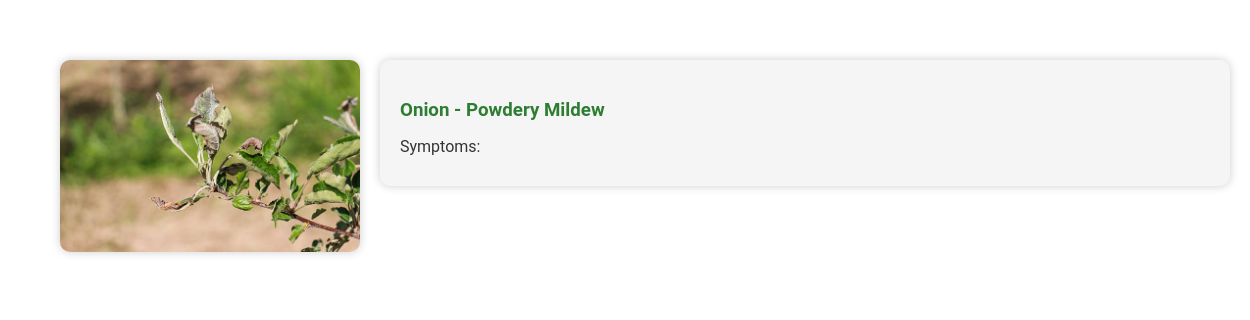
/disease_info/101 (signed in), run on an earlier commit of the app's database.
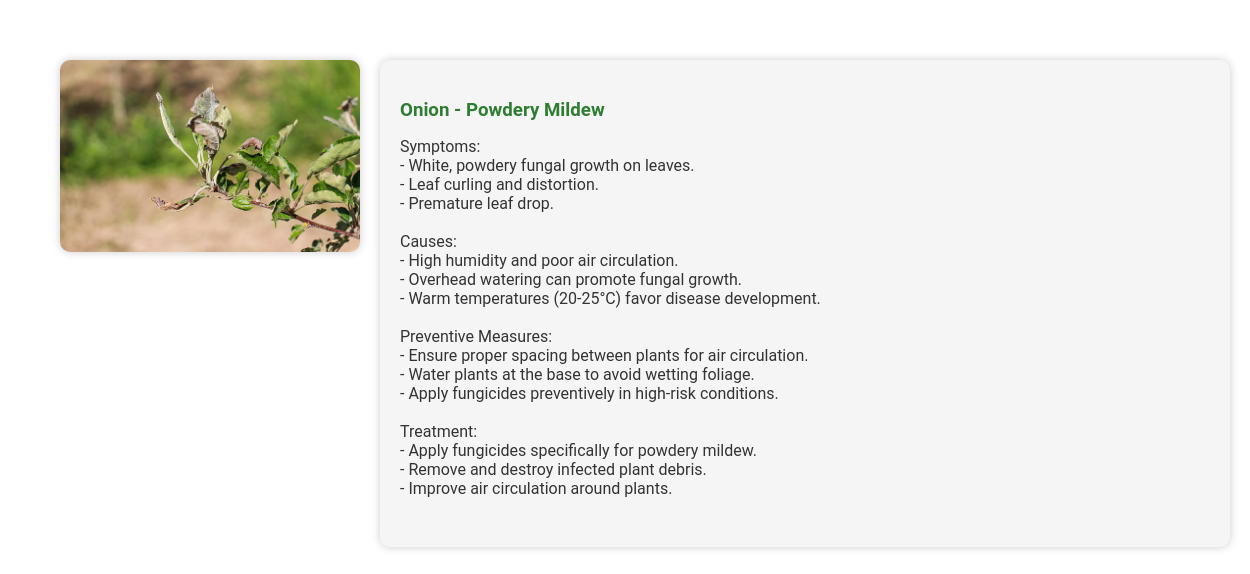
And on a later commit of the database.
### app.py (models this page shows)
class Disease(db.Model):
    id = db.Column(db.Integer, primary_key=True)
    plant_id = db.Column(db.Integer, db.ForeignKey('plant.id'), nullable=False)
    name = db.Column(db.String(100), nullable=False)
    description = db.Column(db.Text, nullable=False)
    stage = db.Column(db.String(50), nullable=False)

### app.py (the view)
@app.route('/disease_info/<int:disease_id>', methods=['GET'])
def disease_info(disease_id):
    if 'user_id' not in session:
        return redirect(url_for('login'))
    disease = Disease.query.get_or_404(disease_id)
    return render_template('disease_info.html', disease=disease)

### templates/disease_info.html (shortened to what this page needs)
<!DOCTYPE html>
<html lang="en" class="disease-info">
<head>
    <link rel="stylesheet" type="text/css" href="{{ url_for('static', filename='css/styles.css') }}">
</head>
<body class="disease-info">
    <div class="disease-info-container">
        <div class="disease-info-top">
            <img src="{{ url_for('static', filename='images/' + disease.name.lower().replace(' ', '_') + '.png') }}" alt="{{ disease.name }}">
            <div class="disease-info-content">
                <h3>{{ disease.plant.name }} - {{ disease.name }}</h3>
                <p class="convert-br">{{ disease.description|safe }}</p>
            </div>
        </div>
    </div>
</body>
</html>

What changed in the data, as far as the page shows it:
changed Disease "Powdery Mildew": description "Symptoms:" → "Symptoms: - White, powdery fungal growth on leaves. - Leaf curling and distortion. - Premature leaf drop. Causes: - High humidity and poor air circulation. - Overhead watering can promote fungal growth. - Warm temperatures (20-25°C) favor disease development. Preventive Measures: - Ensure proper spacing between plants for air circulation. - Water plants at the base to avoid wetting foliage. - Apply fungicides preventively in high-risk conditions. Treatment: - Apply fungicides specifically for powdery mildew. - Remove and destroy infected plant debris. - Improve air circulation around plants."
